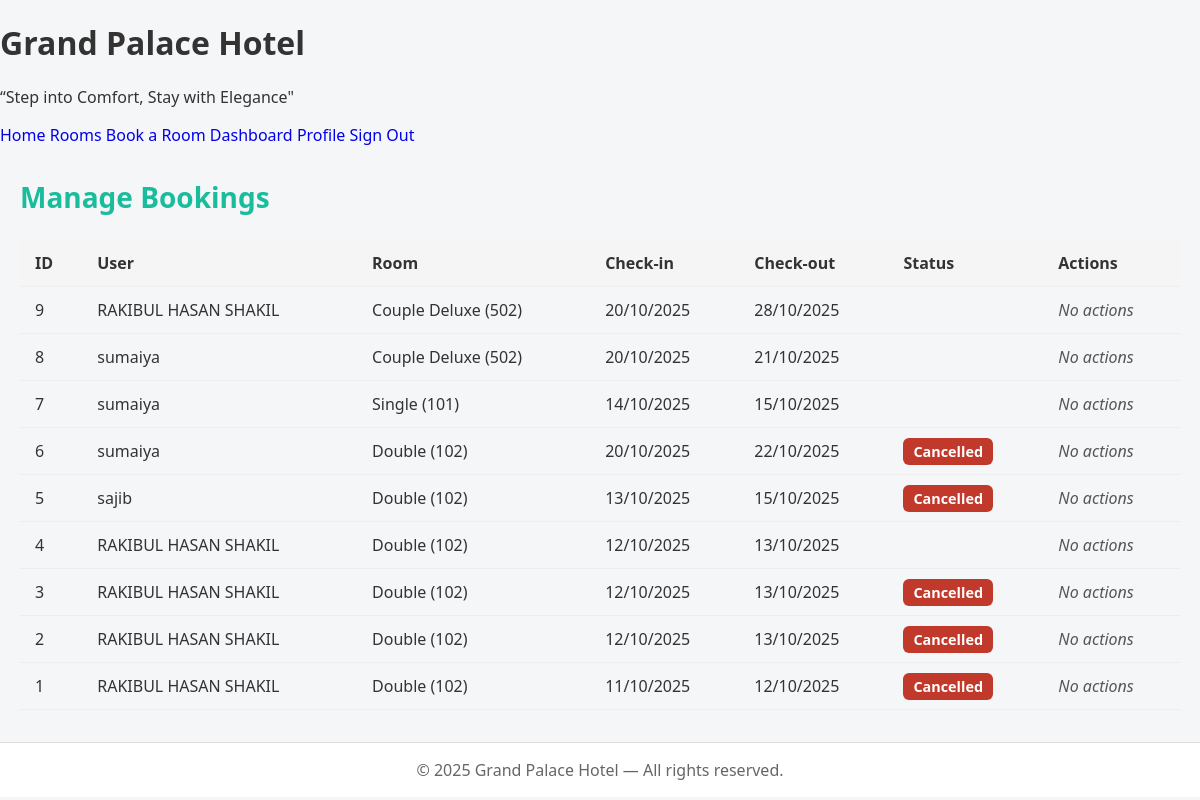
Screenshot of /manage/manage_bookings.php (signed in) with the database file from the repository.
### tables this page shows
CREATE TABLE `bookings` (
  `id` int(11) NOT NULL,
  `user_id` int(11) NOT NULL,
  `room_id` int(11) NOT NULL,
  `checkin` date NOT NULL,
  `checkout` date NOT NULL,
  `total_amount` decimal(10,2) DEFAULT 0.00,
  `status` enum('pending','confirmed','checked_in','checked_out','cancelled') DEFAULT 'pending',
  `created_at` timestamp NOT NULL DEFAULT current_timestamp(),
  `num_guests` int(11) NOT NULL DEFAULT 1
);

CREATE TABLE `users` (
  `id` int(11) NOT NULL,
  `fullname` varchar(255) NOT NULL,
  `email` varchar(255) NOT NULL,
  `phone` varchar(50) DEFAULT NULL,
  `nid_passport` varchar(100) DEFAULT NULL,
  `password` varchar(255) NOT NULL,
  `usertype` enum('admin','receptionist','guest') NOT NULL DEFAULT 'guest',
  `status` enum('active','pending','blocked') NOT NULL DEFAULT 'active',
  `created_at` timestamp NOT NULL DEFAULT current_timestamp(),
  `reset_token` varchar(255) DEFAULT NULL,
  `reset_expires` datetime DEFAULT NULL
);

CREATE TABLE `rooms` (
  `id` int(11) NOT NULL,
  `room_no` varchar(50) NOT NULL,
  `type` varchar(100) NOT NULL,
  `description` text DEFAULT NULL,
  `price` decimal(10,2) NOT NULL DEFAULT 0.00,
  `image` varchar(255) DEFAULT NULL,
  `status` enum('available','occupied','maintenance','reserved') DEFAULT 'available',
  `created_at` timestamp NOT NULL DEFAULT current_timestamp()
);

### includes/db.php (called while the page is built, shortened)
<?php
function fmtDateDisplay($date) {
    $d = DateTime::createFromFormat('Y-m-d', $date);
    return $d->format('d/m/Y');
}
?>

### manage/manage_bookings.php (the view, shortened to what this page needs)
<?php
require_once "../includes/db.php";
include("../includes/header.php");
include("../includes/navbar.php");
?>
<link rel="stylesheet" href="/hotel_management_system/css/manage_bookings.css">
<div class="container">
    <h2 class="page-title">Manage Bookings</h2>
    <div class="table-responsive">
        <table class="booking-table">
            <thead>
                <tr>
                    <th>ID</th>
                    <th>User</th>
                    <th>Room</th>
                    <th>Check-in</th>
                    <th>Check-out</th>
                    <th>Status</th>
                    <th>Actions</th>
                </tr>
            </thead>
            <tbody>
            <?php
            $q = "SELECT b.id,b.checkin,b.checkout,b.status,u.fullname,r.room_no,r.type
                  FROM bookings b
                  JOIN users u ON b.user_id=u.id
                  JOIN rooms r ON b.room_id=r.id
                  ORDER BY b.created_at DESC";
            $res = $conn->query($q);
            while($row = $res->fetch_assoc()):
                $status_class = '';
                switch($row['status']){
                    case 'cancelled': $status_class = 'cancelled'; break;
                }
            ?>
                <tr>
                    <td><?= $row['id'] ?></td>
                    <td><?= htmlspecialchars($row['fullname']) ?></td>
                    <td><?= htmlspecialchars($row['type']." (".$row['room_no'].")") ?></td>
                    <td><?= fmtDateDisplay($row['checkin']) ?></td>
                    <td><?= fmtDateDisplay($row['checkout']) ?></td>
                    <td><span class="status <?= $status_class ?>"><?= ucfirst($row['status']) ?></span></td>
                    <td>
                        <?php if($row['status'] === 'pending'): ?>
                            <form method="post" class="action-form">
                                <input type="hidden" name="booking_id" value="<?= $row['id'] ?>">
                                <button type="submit" name="action" value="checkin" class="btn btn-checkin">Check-in</button>
                                <button type="submit" name="action" value="cancel" class="btn btn-cancel">Cancel</button>
                            </form>
                        <?php else: ?>
                            <span class="no-action">No actions</span>
                        <?php endif; ?>
                    </td>
                </tr>
            <?php endwhile; ?>
            </tbody>
        </table>
    </div>
</div>
<?php include("../includes/footer.php"); ?>

### css/homepage.css (style rules this page uses)
body { font-family: 'Segoe UI', Tahoma, Geneva, Verdana, sans-serif; margin:0; padding:0; background:#f4f6f8; color:#333; }
.container { max-width:1100px; margin:40px auto; padding:0 16px; }

### css/manage_bookings.css (style rules this page uses)
.container { max-width:1200px; margin:32px auto; padding:0 20px; font-family: 'Segoe UI', sans-serif; }
.page-title { color:#1abc9c; margin-bottom:24px; font-size:28px; }
.table-responsive { overflow-x:auto; }
.booking-table { width:100%; border-collapse:collapse; }
.booking-table th, .booking-table td { padding:12px 15px; text-align:left; border-bottom:1px solid #eee; }
.booking-table th { background:#f5f5f5; font-weight:600; color:#333; }
.status { padding:4px 10px; border-radius:6px; font-weight:600; font-size:0.9em; color:#fff; }
.status.cancelled { background:#c0392b; }
.no-action { color:#555; font-style:italic; }

### rows the page displays
bookings: id "9", user.fullname "RAKIBUL HASAN SHAKIL", room.room_no "Couple Deluxe (502)", checkin "20/10/2025", checkout "28/10/2025", status "No actions"
bookings: id "8", user.fullname "sumaiya", room.room_no "Couple Deluxe (502)", checkin "20/10/2025", checkout "21/10/2025", status "No actions"
bookings: id "7", user.fullname "sumaiya", room.room_no "Single (101)", checkin "14/10/2025", checkout "15/10/2025", status "No actions"
bookings: id "6", user.fullname "sumaiya", room.room_no "Double (102)", checkin "20/10/2025", checkout "22/10/2025", status "Cancelled", shows "No actions"
bookings: id "5", user.fullname "sajib", room.room_no "Double (102)", checkin "13/10/2025", checkout "15/10/2025", status "Cancelled", shows "No actions"
bookings: id "4", user.fullname "RAKIBUL HASAN SHAKIL", room.room_no "Double (102)", checkin "12/10/2025", checkout "13/10/2025", status "No actions"
bookings: id "3", user.fullname "RAKIBUL HASAN SHAKIL", room.room_no "Double (102)", checkin "12/10/2025", checkout "13/10/2025", status "Cancelled", shows "No actions"
bookings: id "2", user.fullname "RAKIBUL HASAN SHAKIL", room.room_no "Double (102)", checkin "12/10/2025", checkout "13/10/2025", status "Cancelled", shows "No actions"
bookings: id "1", user.fullname "RAKIBUL HASAN SHAKIL", room.room_no "Double (102)", checkin "11/10/2025", checkout "12/10/2025", status "Cancelled", shows "No actions"
